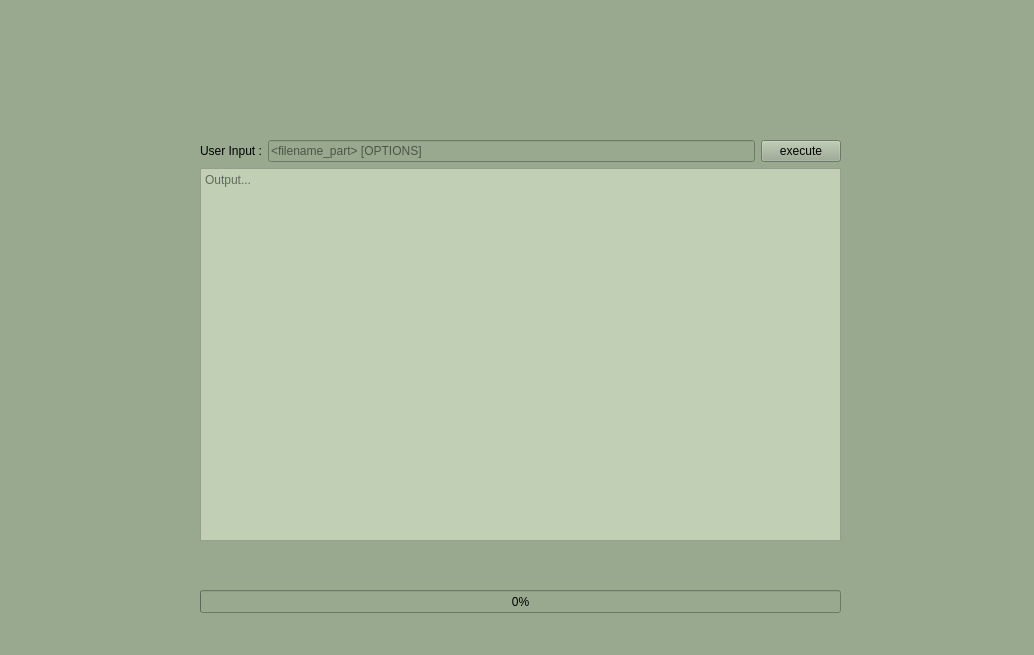
<?xml version="1.0" encoding="UTF-8"?>
<ui version="4.0">
 <class>MainWindow</class>
 <widget class="QMainWindow" name="MainWindow">
  <property name="geometry">
   <rect>
    <x>0</x>
    <y>0</y>
    <width>1034</width>
    <height>655</height>
   </rect>
  </property>
  <property name="windowTitle">
   <string>MainWindow</string>
  </property>
  <property name="autoFillBackground">
   <bool>false</bool>
  </property>
  <property name="styleSheet">
   <string notr="true">background-color: rgb(153,169,143);</string>
  </property>
  <property name="iconSize">
   <size>
    <width>30</width>
    <height>43</height>
   </size>
  </property>
  <property name="animated">
   <bool>false</bool>
  </property>
  <widget class="QWidget" name="centralwidget">
   <property name="styleSheet">
    <string notr="true"/>
   </property>
   <widget class="QWidget" name="layoutWidget">
    <property name="geometry">
     <rect>
      <x>200</x>
      <y>140</y>
      <width>641</width>
      <height>401</height>
     </rect>
    </property>
    <layout class="QVBoxLayout" name="verticalLayout">
     <item>
      <layout class="QGridLayout" name="gridLayout">
       <item row="0" column="0">
        <widget class="QLabel" name="label">
         <property name="styleSheet">
          <string notr="true"/>
         </property>
         <property name="text">
          <string>User Input :</string>
         </property>
         <property name="scaledContents">
          <bool>false</bool>
         </property>
        </widget>
       </item>
       <item row="0" column="1">
        <widget class="QLineEdit" name="lineEdit">
         <property name="text">
          <string/>
         </property>
         <property name="placeholderText">
          <string>&lt;filename_part&gt; [OPTIONS]</string>
         </property>
        </widget>
       </item>
       <item row="0" column="2">
        <widget class="QPushButton" name="pushButton">
         <property name="minimumSize">
          <size>
           <width>15</width>
           <height>15</height>
          </size>
         </property>
         <property name="styleSheet">
          <string notr="true"/>
         </property>
         <property name="text">
          <string>execute</string>
         </property>
         <property name="icon">
          <iconset theme="folder-new">
           <normaloff>:/Pictures/search-interface-symbol.png</normaloff>:/Pictures/search-interface-symbol.png</iconset>
         </property>
         <property name="iconSize">
          <size>
           <width>10</width>
           <height>10</height>
          </size>
         </property>
        </widget>
       </item>
      </layout>
     </item>
     <item>
      <widget class="QTextEdit" name="textEdit">
       <property name="styleSheet">
        <string notr="true">background-color: rgb(193,208,181);</string>
       </property>
       <property name="placeholderText">
        <string>Output...</string>
       </property>
      </widget>
     </item>
    </layout>
   </widget>
   <widget class="QProgressBar" name="progressBar">
    <property name="geometry">
     <rect>
      <x>200</x>
      <y>590</y>
      <width>641</width>
      <height>23</height>
     </rect>
    </property>
    <property name="value">
     <number>0</number>
    </property>
   </widget>
  </widget>
  <widget class="QStatusBar" name="statusbar"/>
 </widget>
 <resources/>
 <connections/>
</ui>
